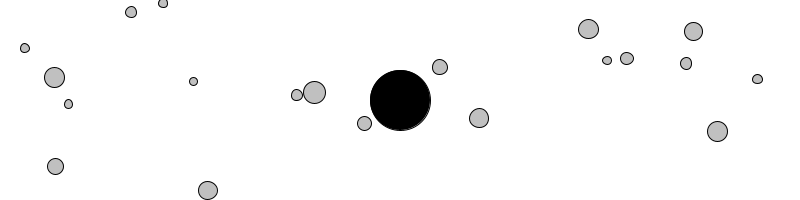
Frame 1 (no input)
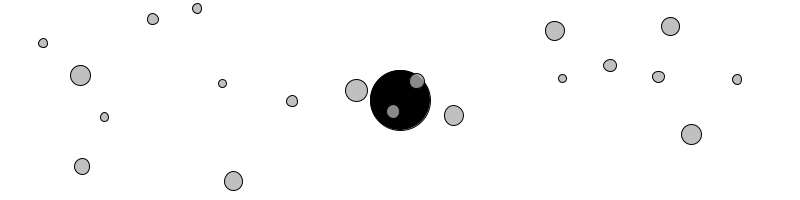
Frame 60 (the mouse pressed at the canvas centre just before this capture)
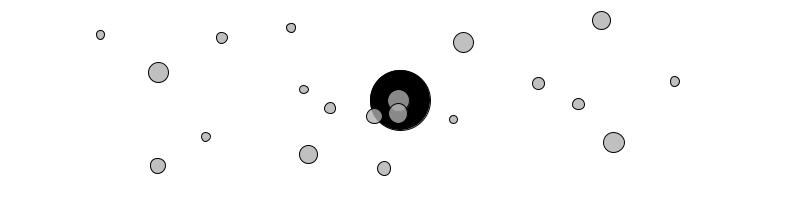
Frame 120 (the mouse held since frame 60 and released just before this capture)

The Processing sketch that drew these frames (run headless with seeded random() and noise(); from frame 60 on, the mouse is pressed at the canvas centre):

// Processing sketch: Exercise_2_10_attractrepel
// ── Exercise_2_10_attractrepel.pde
// The Nature of Code
// Daniel Shiffman
// http://natureofcode.com

Mover[] movers = new Mover[20];

Attractor a;

float g = 1;

void setup() {
  size(800,200);
  a = new Attractor();
  for (int i = 0; i < movers.length; i++) {
    movers[i] = new Mover(random(4,12),random(width),random(height)); 
  }
}

void draw() {
  background(255);

  a.display();


  for (int i = 0; i < movers.length; i++) {
    for (int j = 0; j < movers.length; j++) {
      if (i != j) {
        PVector force = movers[j].repel(movers[i]);
        movers[i].applyForce(force);
      }
    }

    PVector force = a.attract(movers[i]);
    movers[i].applyForce(force);
    movers[i].update();
    movers[i].display();
  }

  

}















// ── Attractor.pde
// The Nature of Code
// Daniel Shiffman
// http://natureofcode.com

// A class for a draggable attractive body in our world

class Attractor {
  float mass;    // Mass, tied to size
  PVector location;   // Location
  boolean dragging = false; // Is the object being dragged?
  boolean rollover = false; // Is the mouse over the ellipse?
  PVector drag;  // holds the offset for when object is clicked on

  Attractor() {
    location = new PVector(width/2,height/2);
    mass = 10;
    drag = new PVector(0.0,0.0);
  }

  PVector attract(Mover m) {
    PVector force = PVector.sub(location,m.location);   // Calculate direction of force
    float d = force.mag();                              // Distance between objects
    d = constrain(d,5.0,25.0);                        // Limiting the distance to eliminate "extreme" results for very close or very far objects
    force.normalize();                                  // Normalize vector (distance doesn't matter here, we just want this vector for direction)
    float strength = (g * mass * m.mass) / (d * d);      // Calculate gravitional force magnitude
    force.mult(strength);                                  // Get force vector --> magnitude * direction
    return force;
  }

  // Method to display
  void display() {
    ellipseMode(CENTER);
    stroke(0);
    if (dragging) fill (50);
    else if (rollover) fill(100);
    else fill(0);
    ellipse(location.x,location.y,mass*6,mass*6);
  }

  // The methods below are for mouse interaction
  void clicked(int mx, int my) {
    float d = dist(mx,my,location.x,location.y);
    if (d < mass) {
      dragging = true;
      drag.x = location.x-mx;
      drag.y = location.y-my;
    }
  }

  void rollover(int mx, int my) {
    float d = dist(mx,my,location.x,location.y);
    if (d < mass) {
      rollover = true;
    } 
    else {
      rollover = false;
    }
  }

  void stopDragging() {
    dragging = false;
  }



  void drag() {
    if (dragging) {
      location.x = mouseX + drag.x;
      location.y = mouseY + drag.y;
    }
  }

}



// ── Mover.pde
// The Nature of Code
// Daniel Shiffman
// http://natureofcode.com

class Mover {

  PVector location;
  PVector velocity;
  PVector acceleration;
  float mass;

  Mover(float m, float x , float y) {
    mass = m;
    location = new PVector(x,y);
    velocity = new PVector(0,0);
    acceleration = new PVector(0,0);
  }

  void applyForce(PVector force) {
    PVector f = PVector.div(force,mass);
    acceleration.add(f);
  }

  void update() {
    velocity.add(acceleration);
    location.add(velocity);
    acceleration.mult(0);
  }

  void display() {
    stroke(0);
    fill(175,200);
    ellipse(location.x,location.y,mass*2,mass*2);
  }

  PVector repel(Mover m) {
    PVector force = PVector.sub(location,m.location);             // Calculate direction of force
    float distance = force.mag();                                 // Distance between objects
    distance = constrain(distance,1.0,10000.0);                             // Limiting the distance to eliminate "extreme" results for very close or very far objects
    force.normalize();                                            // Normalize vector (distance doesn't matter here, we just want this vector for direction

    float strength = (g * mass * m.mass) / (distance * distance); // Calculate gravitional force magnitude
    force.mult(-1*strength);                                      // Get force vector --> magnitude * direction
    return force;
  }

  void checkEdges() {

    if (location.x > width) {
      location.x = width;
      velocity.x *= -1;
    } 
    else if (location.x < 0) {
      location.x = 0;
      velocity.x *= -1;
    }

    if (location.y > height) {
      location.y = height;
      velocity.y *= -1;
    } 
    else if (location.y < 0) {
      location.y = 0;
      velocity.y *= -1;
    }

  }

}
